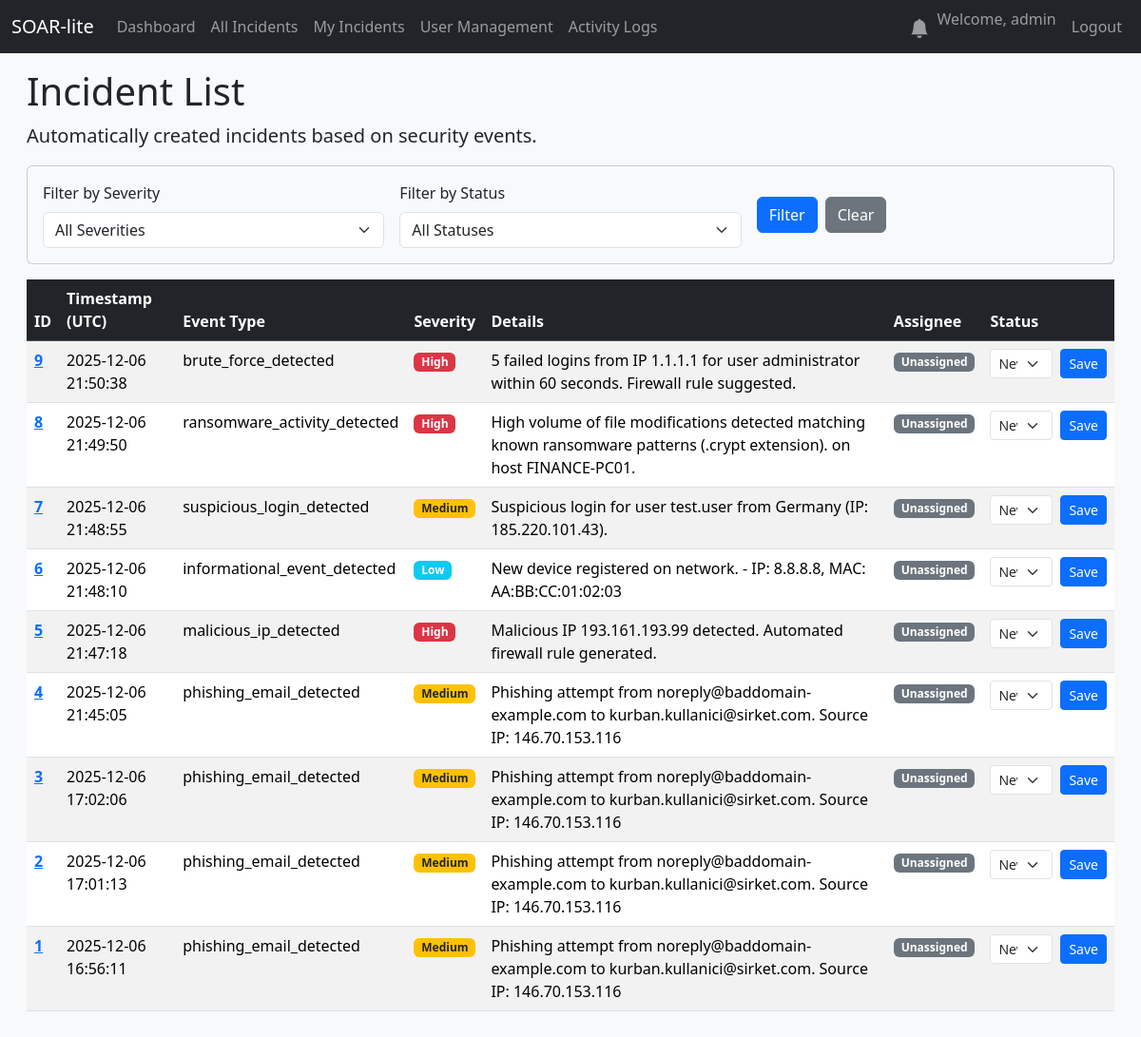
/incidents (signed in), run on an earlier commit of the app's database.
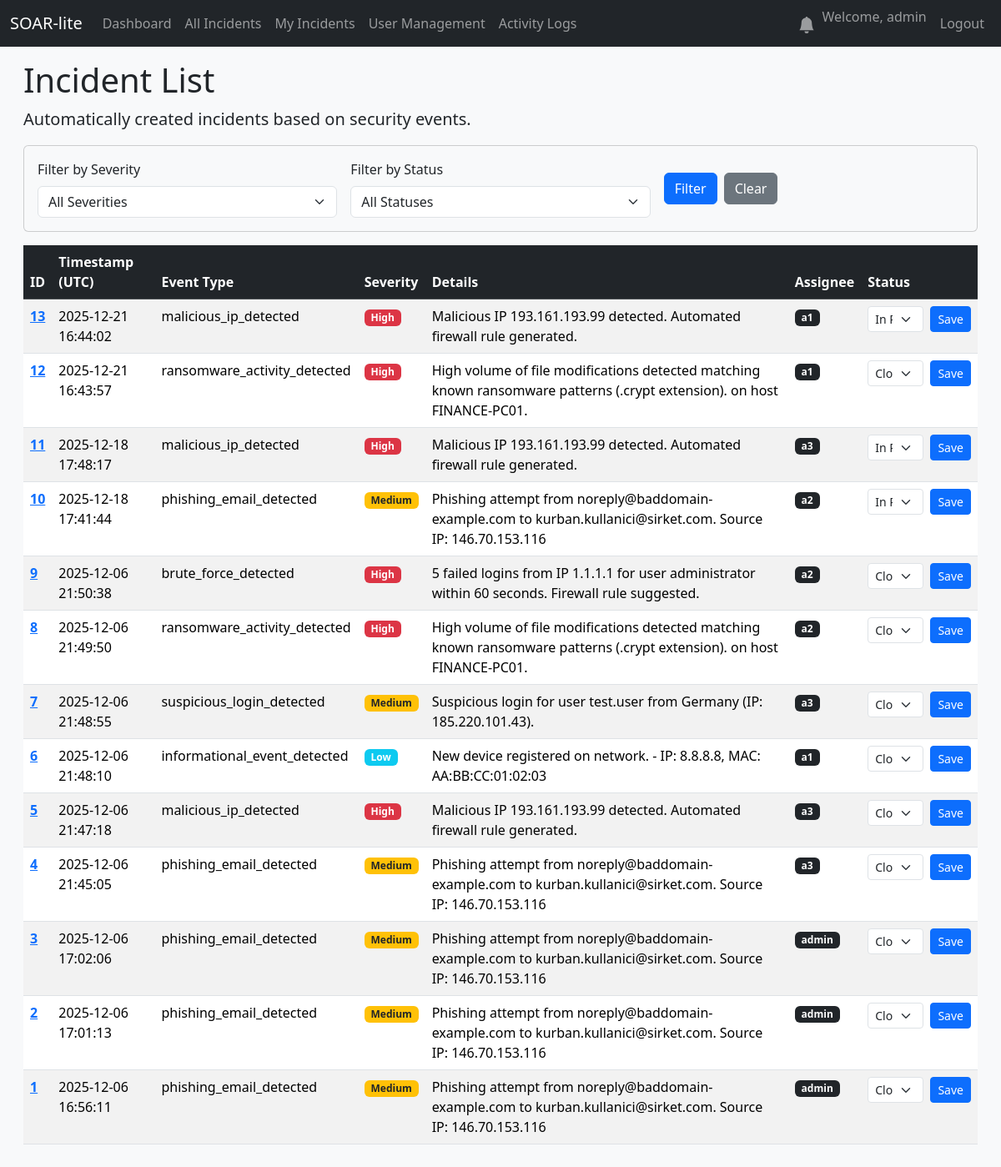
And on a later commit of the database.
### database.py (models this page shows, shortened)
class Incident(db.Model):
    id = db.Column(db.Integer, primary_key=True)
    created_at = db.Column(db.DateTime, default=datetime.utcnow)
    event_type = db.Column(db.String(100), nullable=False)
    severity = db.Column(db.String(50), nullable=False)
    details = db.Column(db.Text, nullable=True)
    status = db.Column(db.String(50), default='New')
    notes = db.relationship('Note', backref='incident', lazy=True, cascade="all, delete-orphan")
    closed_at = db.Column(db.DateTime, nullable=True) # Olay kapatıldığında doldurulacak
    vt_malicious_count = db.Column(db.Integer, nullable=True)
    vt_report_link = db.Column(db.String(255), nullable=True)
    mitre_technique_id = db.Column(db.String(20), nullable=True)
    mitre_technique_name = db.Column(db.String(100), nullable=True)
    suggested_firewall_rule = db.Column(db.Text, nullable=True) # Otomatik üretilen kural burada saklanacak
    assignee_id = db.Column(db.Integer, db.ForeignKey('user.id'), nullable=True)
    assignee = db.relationship('User', backref='incidents') # backref eklendi
    notes = db.relationship('Note', backref='incident', lazy=True, cascade="all, delete-orphan")
    observables = db.relationship('Observable', backref='incident', lazy=True, cascade="all, delete-orphan")
    action_logs = db.relationship('ActionLog', backref='incident', lazy=True, cascade="all, delete-orphan")

class User(UserMixin, db.Model):
    id = db.Column(db.Integer, primary_key=True)
    username = db.Column(db.String(80), unique=True, nullable=False)
    email = db.Column(db.String(120), unique=True, nullable=False)
    password_hash = db.Column(db.String(128))
    created_at = db.Column(db.DateTime, default=datetime.utcnow)
    role = db.Column(db.String(50), nullable=False, default='Analyst')

### app.py (the view)
@app.route('/incidents')
@login_required
def incidents_list():
    severity_filter = request.args.get('severity', None)
    status_filter = request.args.get('status', None)
    query = Incident.query
    if severity_filter and severity_filter != 'all':
        query = query.filter_by(severity=severity_filter)
    if status_filter and status_filter != 'all':
        query = query.filter_by(status=status_filter)
    incidents = query.order_by(Incident.created_at.desc()).all()
    return render_template('incidents.html',
                           incidents=incidents,
                           current_severity=severity_filter,
                           current_status=status_filter)

### app.py (called while the page is built)
def create_app():
    app = Flask(__name__)
    app.config['SQLALCHEMY_DATABASE_URI'] = 'sqlite:///soar.db'
    app.config['SQLALCHEMY_TRACK_MODIFICATIONS'] = False
    app.config['SECRET_KEY'] = 'bunu-mutlaka-guvenli-ve-rastgele-bir-degerle-degistir'
    db.init_app(app)
    login_manager = LoginManager()
    login_manager.init_app(app)
    login_manager.login_view = 'login'
    @login_manager.user_loader
    def load_user(user_id):
        return db.session.get(User, int(user_id))
    with app.app_context():
        db.create_all()
        print("🗄️ Database tables created or already exist.")
    return app

@app.context_processor
def inject_notifications():
    if current_user.is_authenticated:
        unread_count = Notification.query.filter_by(user_id=current_user.id, is_read=False).count()
        return dict(unread_notifications=unread_count)
    return dict(unread_notifications=0)

### templates/incidents.html (shortened to what the changed rows need)
{% extends "base.html" %}
{% block content %}
    <h1>Incident List</h1>
    <div class="table-responsive">
        <table class="table table-striped table-hover">
            <thead class="table-dark">
                <tr>
                    <th scope="col">ID</th>
                    <th scope="col">Timestamp (UTC)</th>
                    <th scope="col">Event Type</th>
                    <th scope="col">Severity</th>
                    <th scope="col">Details</th>
                    <th scope="col">Assignee</th>
                    <th scope="col">Status</th>
                </tr>
            </thead>
            <tbody>
                {% for incident in incidents %}
                <tr>
                    <th scope="row"><a href="{{ url_for('incident_detail', incident_id=incident.id) }}">{{ incident.id }}</a></th>
                    <td>{{ incident.created_at.strftime('%Y-%m-%d %H:%M:%S') }}</td>
                    <td>{{ incident.event_type }}</td>
                    <td>
                        {% if incident.severity == 'high' %}<span class="badge bg-danger">High</span>
                        {% elif incident.severity == 'medium' %}<span class="badge bg-warning text-dark">Medium</span>
                        {% else %}<span class="badge bg-info">{{ incident.severity|capitalize }}</span>{% endif %}
                    </td>
                    <td>{{ incident.details }}</td>
                    <td>
                        {% if incident.assignee %}
                            <span class="badge bg-dark">{{ incident.assignee.username }}</span>
                        {% else %}
                            <span class="badge bg-secondary">Unassigned</span>
                        {% endif %}
                    </td>
                    <td>
                        <form action="{{ url_for('update_status', incident_id=incident.id) }}" method="POST" class="d-flex">
                            <select name="status" class="form-select form-select-sm me-2">
                                <option value="New" {% if incident.status == 'New' %}selected{% endif %}>New</option>
                                <option value="In Progress" {% if incident.status == 'In Progress' %}selected{% endif %}>In Progress</option>
                                <option value="Closed" {% if incident.status == 'Closed' %}selected{% endif %}>Closed</option>
                            </select>
                            <button type="submit" class="btn btn-primary btn-sm">Save</button>
                        </form>
                    </td>
                </tr>
                {% else %}
                <tr>
                    <td colspan="6" class="text-center">No incidents matching the criteria.</td>
                </tr>
                {% endfor %}
            </tbody>
        </table>
    </div>
{% endblock %}

What changed in the data, as far as the page shows it:
added Incident: id "13", created_at "2025-12-21 16:44:02", event_type "malicious_ip_detected", severity "High", details "Malicious IP 193.161.193.99 detected. Automated firewall rule generated.", assignee.username "a1", status "In Progress"
added Incident: id "12", created_at "2025-12-21 16:43:57", event_type "ransomware_activity_detected", severity "High", details "High volume of file modifications detected matching known ransomware patterns (.crypt extension). on host FINANCE-PC01.", assignee.username "a1", status "Closed"
added Incident: id "11", created_at "2025-12-18 17:48:17", event_type "malicious_ip_detected", severity "High", details "Malicious IP 193.161.193.99 detected. Automated firewall rule generated.", assignee.username "a3", status "In Progress"
added Incident: id "10", created_at "2025-12-18 17:41:44", event_type "phishing_email_detected", severity "Medium", details "Phishing attempt from noreply@baddomain-example.com to kurban.kullanici@sirket.com. Source IP: 146.70.153.116", assignee.username "a2", status "In Progress"
changed Incident "brute_force_detected": assignee.username (not shown) → "a2"; status "New" → "Closed"; no longer shows "Unassigned"
changed Incident id 8: assignee.username (not shown) → "a2"; status "New" → "Closed"; no longer shows "Unassigned"
changed Incident "suspicious_login_detected": assignee.username (not shown) → "a3"; status "New" → "Closed"; no longer shows "Unassigned"
changed Incident "informational_event_detected": assignee.username (not shown) → "a1"; status "New" → "Closed"; no longer shows "Unassigned"
changed Incident id 5: assignee.username (not shown) → "a3"; status "New" → "Closed"; no longer shows "Unassigned"
changed Incident id 4: assignee.username (not shown) → "a3"; status "New" → "Closed"; no longer shows "Unassigned"
changed Incident id 3: assignee.username (not shown) → "admin"; status "New" → "Closed"; no longer shows "Unassigned"
changed Incident id 2: assignee.username (not shown) → "admin"; status "New" → "Closed"; no longer shows "Unassigned"
changed Incident id 1: assignee.username (not shown) → "admin"; status "New" → "Closed"; no longer shows "Unassigned"
